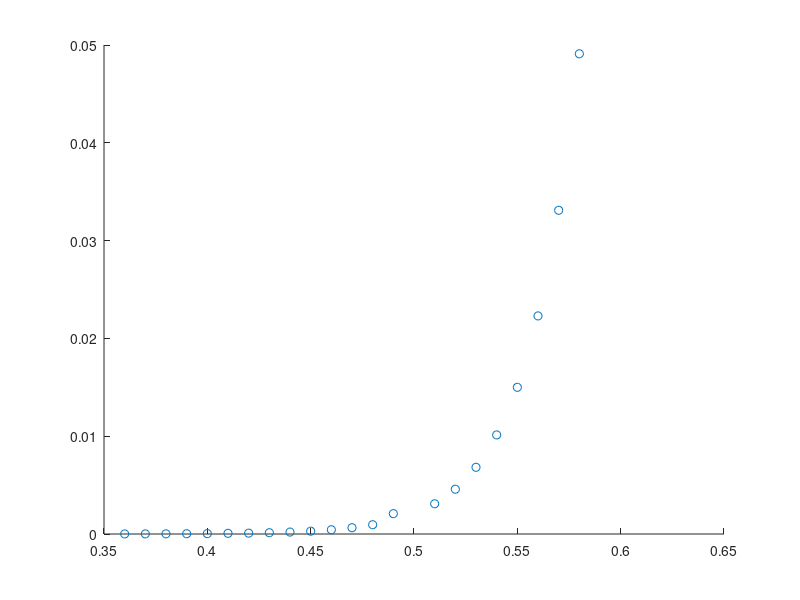

This figure's MATLAB source:
IF = [7 11 17 27 39 69 89 131 198 290 433 641 949 2080 ...
    3090 4580 6820 10130 15000 22300 33100 49100];
IF = IF*10^-6;%A
VF = zeros(22,1)';
VF(1:1:14) = 0.36:0.01:0.49;
VF(15:1:22) = 0.51:0.01:0.58;

scatter(VF,IF);